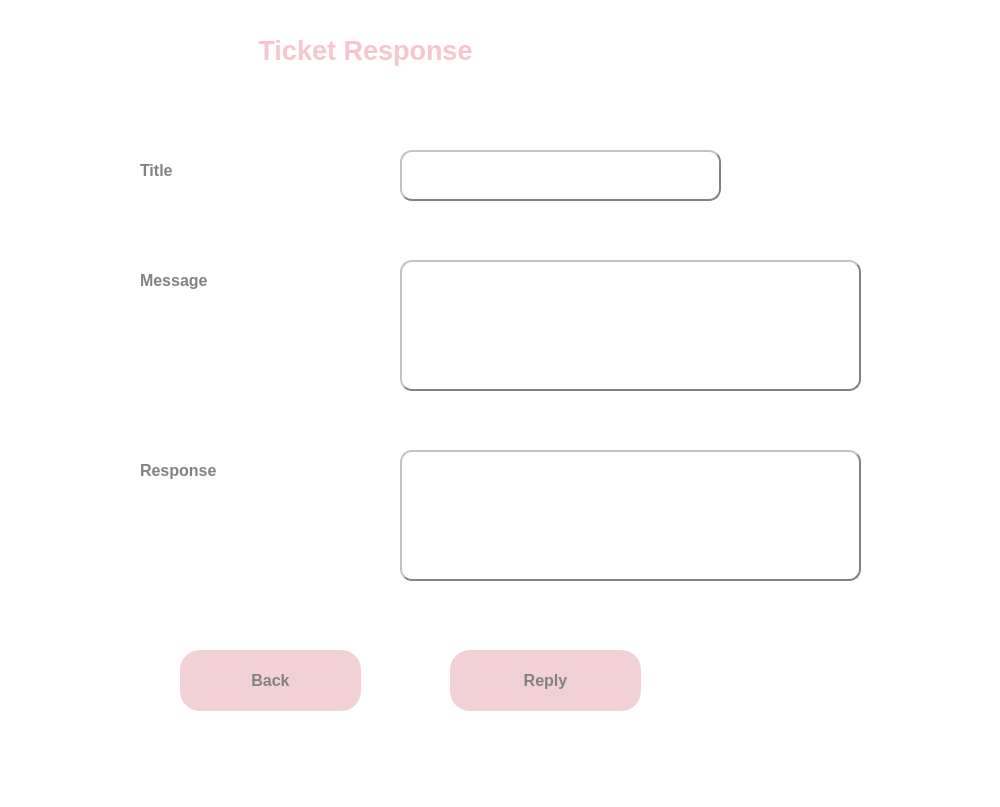
<?xml version="1.0" encoding="UTF-8"?>
<ui version="4.0">
 <class>MainWindow</class>
 <widget class="QMainWindow" name="MainWindow">
  <property name="geometry">
   <rect>
    <x>0</x>
    <y>0</y>
    <width>1000</width>
    <height>807</height>
   </rect>
  </property>
  <property name="windowTitle">
   <string>MainWindow</string>
  </property>
  <property name="styleSheet">
   <string notr="true">background-color: rgb(255, 255, 255);</string>
  </property>
  <widget class="QWidget" name="centralwidget">
   <widget class="QLabel" name="label">
    <property name="geometry">
     <rect>
      <x>80</x>
      <y>20</y>
      <width>571</width>
      <height>61</height>
     </rect>
    </property>
    <property name="font">
     <font>
      <pointsize>20</pointsize>
      <weight>75</weight>
      <bold>true</bold>
     </font>
    </property>
    <property name="text">
     <string>&lt;html&gt;&lt;head/&gt;&lt;body&gt;&lt;p&gt;&lt;span style=&quot; color:#f5c6cf;&quot;&gt;Ticket Response&lt;/span&gt;&lt;/p&gt;&lt;/body&gt;&lt;/html&gt;</string>
    </property>
    <property name="alignment">
     <set>Qt::AlignCenter</set>
    </property>
   </widget>
   <widget class="QLabel" name="label_7">
    <property name="geometry">
     <rect>
      <x>140</x>
      <y>260</y>
      <width>221</width>
      <height>41</height>
     </rect>
    </property>
    <property name="font">
     <font>
      <pointsize>12</pointsize>
      <weight>75</weight>
      <bold>true</bold>
     </font>
    </property>
    <property name="styleSheet">
     <string notr="true">color: rgb(130, 130, 130);</string>
    </property>
    <property name="text">
     <string>Message</string>
    </property>
   </widget>
   <widget class="QPushButton" name="reply">
    <property name="geometry">
     <rect>
      <x>450</x>
      <y>650</y>
      <width>191</width>
      <height>61</height>
     </rect>
    </property>
    <property name="font">
     <font>
      <pointsize>12</pointsize>
      <weight>75</weight>
      <bold>true</bold>
     </font>
    </property>
    <property name="styleSheet">
     <string notr="true">QPushButton
{
	background-color: #f1d1d6;
	color: #828282;
	border-radius:20px;
}

QPushButton:hover
{
	background-color: #ff8b8d;
	color: #656565;
	border-radius:20px;
}</string>
    </property>
    <property name="text">
     <string>Reply</string>
    </property>
   </widget>
   <widget class="QPushButton" name="back">
    <property name="geometry">
     <rect>
      <x>180</x>
      <y>650</y>
      <width>181</width>
      <height>61</height>
     </rect>
    </property>
    <property name="font">
     <font>
      <pointsize>12</pointsize>
      <weight>75</weight>
      <bold>true</bold>
     </font>
    </property>
    <property name="styleSheet">
     <string notr="true">QPushButton
{
	background-color: #f1d1d6;
	color: #828282;
	border-radius:20px;
}

QPushButton:hover
{
	background-color: #ff8b8d;
	color: #656565;
	border-radius:20px;
}</string>
    </property>
    <property name="text">
     <string>Back</string>
    </property>
   </widget>
   <widget class="QTextEdit" name="response">
    <property name="geometry">
     <rect>
      <x>400</x>
      <y>450</y>
      <width>461</width>
      <height>131</height>
     </rect>
    </property>
    <property name="styleSheet">
     <string notr="true">background-color: rgb(255, 255, 255);
border-radius: 12px;
border:2px outset;
border-color: rgb(130, 130, 130);</string>
    </property>
   </widget>
   <widget class="QLabel" name="label_8">
    <property name="geometry">
     <rect>
      <x>140</x>
      <y>450</y>
      <width>221</width>
      <height>41</height>
     </rect>
    </property>
    <property name="font">
     <font>
      <pointsize>12</pointsize>
      <weight>75</weight>
      <bold>true</bold>
     </font>
    </property>
    <property name="styleSheet">
     <string notr="true">color: rgb(130, 130, 130);</string>
    </property>
    <property name="text">
     <string>Response</string>
    </property>
   </widget>
   <widget class="QTextBrowser" name="message">
    <property name="geometry">
     <rect>
      <x>400</x>
      <y>260</y>
      <width>461</width>
      <height>131</height>
     </rect>
    </property>
    <property name="styleSheet">
     <string notr="true">background-color: rgb(255, 255, 255);
border-radius: 12px;
border:2px outset;
border-color: rgb(130, 130, 130);</string>
    </property>
   </widget>
   <widget class="QLabel" name="label_9">
    <property name="geometry">
     <rect>
      <x>140</x>
      <y>150</y>
      <width>221</width>
      <height>41</height>
     </rect>
    </property>
    <property name="font">
     <font>
      <pointsize>12</pointsize>
      <weight>75</weight>
      <bold>true</bold>
     </font>
    </property>
    <property name="styleSheet">
     <string notr="true">color: rgb(130, 130, 130);</string>
    </property>
    <property name="text">
     <string>Title</string>
    </property>
   </widget>
   <widget class="QTextBrowser" name="title">
    <property name="geometry">
     <rect>
      <x>400</x>
      <y>150</y>
      <width>321</width>
      <height>51</height>
     </rect>
    </property>
    <property name="styleSheet">
     <string notr="true">background-color: rgb(255, 255, 255);
border-radius: 12px;
border:2px outset;
border-color: rgb(130, 130, 130);</string>
    </property>
   </widget>
  </widget>
  <widget class="QMenuBar" name="menubar">
   <property name="geometry">
    <rect>
     <x>0</x>
     <y>0</y>
     <width>1000</width>
     <height>18</height>
    </rect>
   </property>
  </widget>
  <widget class="QStatusBar" name="statusbar"/>
 </widget>
 <resources/>
 <connections/>
</ui>
